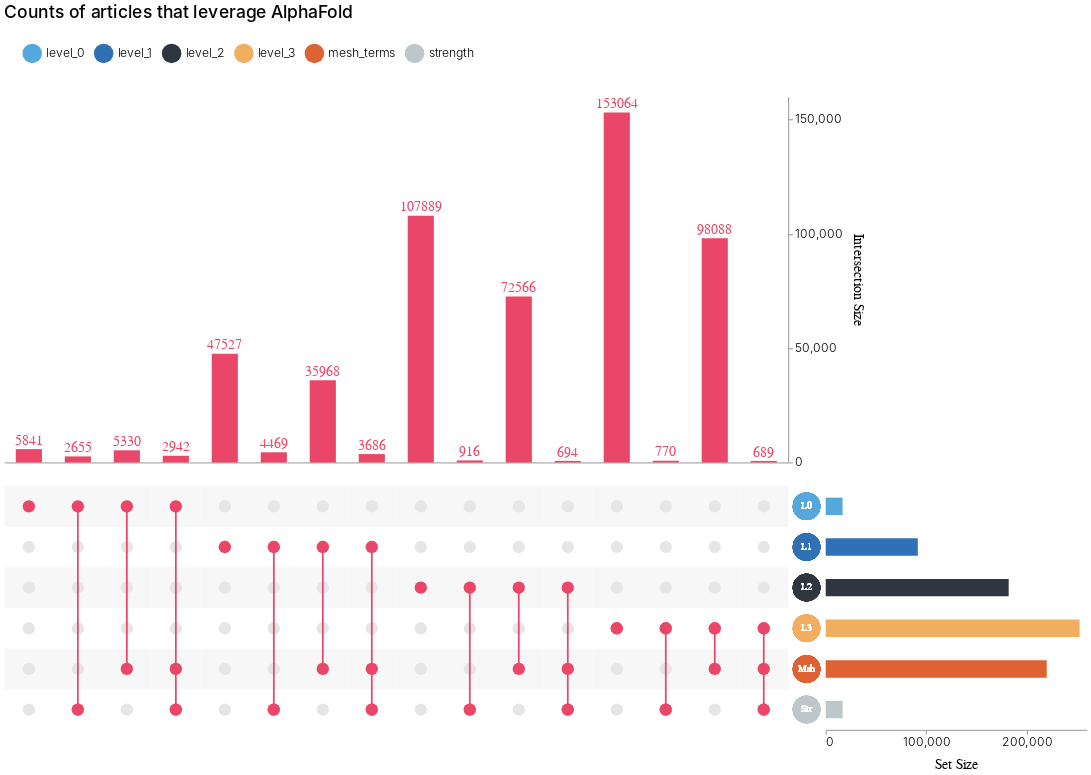

The notebook cell this image was saved under:
### Code cell
from plot_utils import UpSetAltair

af_upset_data = alphafold_oa_data.copy()

#  transform the level column, which currently takes values between 0 and 3, to four binary columns
#  for each level, where 1 indicates that the level is present in the row.
for i in range(4):
    af_upset_data[f"level_{i}"] = (af_upset_data["level"] == i).astype(int)

# also create 0 and 1 for whether mesh_terms are present
af_upset_data["mesh_terms"] = af_upset_data["mesh_terms"].notnull().astype(int)

# also do it for strength
af_upset_data["strength"] = af_upset_data["strength"].notnull().astype(int)

UpSetAltair(
    data=af_upset_data,
    title="Counts of articles that leverage AlphaFold",
    sets=["level_0", "level_1", "level_2", "level_3", "mesh_terms", "strength"],
    abbre=["L0", "L1", "L2", "L3", "Msh", "Str"],
    sort_by="degree",
    sort_order="levels",
)

### Figure 1 — Vega-Lite specification as saved in the notebook (floating-point values rounded to 4 significant figures)
{"config": {"view": {"continuousWidth": 400, "continuousHeight": 300, "stroke": null}, "axis": {"labelFontSize": 14, "labelFontWeight": 300, "titleFontSize": 16, "titleFontWeight": 400, "titlePadding": 10}, "concat": {"spacing": 0}, "legend": {"labelFontSize": 14, "labelFontWeight": 300, "orient": "top", "padding": 20, "symbolSize": 500.0, "symbolType": "circle", "titleFontSize": 16, "titleFontWeight": 400}, "title": {"anchor": "start", "fontSize": 18, "fontWeight": 400, "subtitlePadding": 10}}, "vconcat": [{"layer": [{"mark": {"type": "bar", "color": "#3A3A3A", "size": 30}, "encoding": {"color": {"condition": {"value": "#3A3A3A", "selection": {"not": "selector002"}}, "value": "#EA4667"}, "tooltip": [{"aggregate": "max", "field": "count", "title": "Cardinality", "type": "quantitative"}, {"field": "degree", "title": "Degree", "type": "quantitative"}], "x": {"axis": {"domain": true, "grid": false, "labels": false, "ticks": false}, "field": "intersection_id", "sort": null, "title": null, "type": "nominal"}, "y": {"aggregate": "max", "axis": {"grid": false, "orient": "right", "tickCount": 3}, "field": "count", "title": "Intersection Size", "type": "quantitative"}}, "height": 420.0, "selection": {"selector002": {"type": "single", "fields": ["intersection_id"], "on": "mouseover"}, "selector001": {"type": "multi", "fields": ["set"], "bind": "legend"}}, "transform": [{"filter": {"selection": "selector001"}}, {"pivot": "set", "value": "is_intersect", "groupby": ["intersection_id", "count"], "op": "max"}, {"aggregate": [{"op": "sum", "field": "count", "as": "count"}], "groupby": ["level_0", "level_1", "level_2", "level_3", "mesh_terms", "strength"]}, {"calculate": "(isDefined(datum['level_0']) ? datum['level_0'] : 0)+(isDefined(datum['level_1']) ? datum['level_1'] : 0)+(isDefined(datum['level_2']) ? datum['level_2'] : 0)+(isDefined(datum['level_3']) ? datum['level_3'] : 0)+(isDefined(datum['mesh_terms']) ? datum['mesh_terms'] : 0)+(isDefined(datum['strength']) ? datum['strength'] : 0)", "as": "degree"}, {"filter": "(datum['degree'] !== 0)"}, {"window": [{"op": "row_number", "field": "", "as": "intersection_id"}], "frame": [null, null]}, {"fold": ["level_0", "level_1", "level_2", "level_3", "mesh_terms", "strength"], "as": ["set", "is_intersect"]}, {"lookup": "set", "from": {"data": {"name": "data-cd98e494a604585702c3ff36c20b4a88"}, "key": "set", "fields": ["set_abbre"]}}, {"lookup": "set", "from": {"data": {"name": "data-c273c50cad6334645634813a40d06cde"}, "key": "set", "fields": ["set_order"]}}, {"filter": {"selection": "selector001"}}, {"window": [{"op": "distinct", "field": "set", "as": "set_order"}], "frame": [null, 0], "sort": [{"field": "set_order"}]}], "width": 900}, {"mark": {"type": "text", "color": "#3A3A3A", "dy": -10, "size": 16}, "encoding": {"color": {"condition": {"value": "#3A3A3A", "selection": {"not": "selector002"}}, "value": "#EA4667"}, "text": {"field": "count", "format": ".0f", "type": "quantitative"}, "tooltip": [{"aggregate": "max", "field": "count", "title": "Cardinality", "type": "quantitative"}, {"field": "degree", "title": "Degree", "type": "quantitative"}], "x": {"axis": {"domain": true, "grid": false, "labels": false, "ticks": false}, "field": "intersection_id", "sort": null, "title": null, "type": "nominal"}, "y": {"aggregate": "max", "axis": {"grid": false, "orient": "right", "tickCount": 3}, "field": "count", "title": "Intersection Size", "type": "quantitative"}}, "height": 420.0, "transform": [{"filter": {"selection": "selector001"}}, {"pivot": "set", "value": "is_intersect", "groupby": ["intersection_id", "count"], "op": "max"}, {"aggregate": [{"op": "sum", "field": "count", "as": "count"}], "groupby": ["level_0", "level_1", "level_2", "level_3", "mesh_terms", "strength"]}, {"calculate": "(isDefined(datum['level_0']) ? datum['level_0'] : 0)+(isDefined(datum['level_1']) ? datum['level_1'] : 0)+(isDefined(datum['level_2']) ? datum['level_2'] : 0)+(isDefined(datum['level_3']) ? datum['level_3'] : 0)+(isDefined(datum['mesh_terms']) ? datum['mesh_terms'] : 0)+(isDefined(datum['strength']) ? datum['strength'] : 0)", "as": "degree"}, {"filter": "(datum['degree'] !== 0)"}, {"window": [{"op": "row_number", "field": "", "as": "intersection_id"}], "frame": [null, null]}, {"fold": ["level_0", "level_1", "level_2", "level_3", "mesh_terms", "strength"], "as": ["set", "is_intersect"]}, {"lookup": "set", "from": {"data": {"name": "data-cd98e494a604585702c3ff36c20b4a88"}, "key": "set", "fields": ["set_abbre"]}}, {"lookup": "set", "from": {"data": {"name": "data-c273c50cad6334645634813a40d06cde"}, "key": "set", "fields": ["set_order"]}}, {"filter": {"selection": "selector001"}}, {"window": [{"op": "distinct", "field": "set", "as": "set_order"}], "frame": [null, 0], "sort": [{"field": "set_order"}]}], "width": 900}]}, {"hconcat": [{"layer": [{"mark": {"type": "circle", "opacity": 1, "size": 200}, "encoding": {"color": {"condition": {"value": "#3A3A3A", "selection": {"not": "selector002"}}, "value": "#EA4667"}, "tooltip": [{"aggregate": "max", "field": "count", "title": "Cardinality", "type": "quantitative"}, {"field": "degree", "title": "Degree", "type": "quantitative"}], "x": {"axis": {"domain": false, "grid": false, "labels": false, "ticks": false}, "field": "intersection_id", "sort": null, "title": null, "type": "nominal"}, "y": {"axis": {"domain": false, "grid": false, "labels": false, "ticks": false}, "field": "set_order", "title": null, "type": "nominal"}}, "height": 280.0, "selection": {"selector002": {"type": "single", "fields": ["intersection_id"], "on": "mouseover"}, "selector001": {"type": "multi", "fields": ["set"], "bind": "legend"}}, "transform": [{"filter": {"selection": "selector001"}}, {"pivot": "set", "value": "is_intersect", "groupby": ["intersection_id", "count"], "op": "max"}, {"aggregate": [{"op": "sum", "field": "count", "as": "count"}], "groupby": ["level_0", "level_1", "level_2", "level_3", "mesh_terms", "strength"]}, {"calculate": "(isDefined(datum['level_0']) ? datum['level_0'] : 0)+(isDefined(datum['level_1']) ? datum['level_1'] : 0)+(isDefined(datum['level_2']) ? datum['level_2'] : 0)+(isDefined(datum['level_3']) ? datum['level_3'] : 0)+(isDefined(datum['mesh_terms']) ? datum['mesh_terms'] : 0)+(isDefined(datum['strength']) ? datum['strength'] : 0)", "as": "degree"}, {"filter": "(datum['degree'] !== 0)"}, {"window": [{"op": "row_number", "field": "", "as": "intersection_id"}], "frame": [null, null]}, {"fold": ["level_0", "level_1", "level_2", "level_3", "mesh_terms", "strength"], "as": ["set", "is_intersect"]}, {"lookup": "set", "from": {"data": {"name": "data-cd98e494a604585702c3ff36c20b4a88"}, "key": "set", "fields": ["set_abbre"]}}, {"lookup": "set", "from": {"data": {"name": "data-c273c50cad6334645634813a40d06cde"}, "key": "set", "fields": ["set_order"]}}, {"filter": {"selection": "selector001"}}, {"window": [{"op": "distinct", "field": "set", "as": "set_order"}], "frame": [null, 0], "sort": [{"field": "set_order"}]}, {"filter": "(datum['is_intersect'] === 1)"}], "width": 900}, {"mark": "rect", "encoding": {"color": {"value": "#F7F7F7"}, "tooltip": [{"aggregate": "max", "field": "count", "title": "Cardinality", "type": "quantitative"}, {"field": "degree", "title": "Degree", "type": "quantitative"}], "x": {"axis": {"domain": false, "grid": false, "labels": false, "ticks": false}, "field": "intersection_id", "sort": null, "title": null, "type": "nominal"}, "y": {"axis": {"domain": false, "grid": false, "labels": false, "ticks": false}, "field": "set_order", "title": null, "type": "nominal"}}, "height": 280.0, "transform": [{"filter": {"selection": "selector001"}}, {"pivot": "set", "value": "is_intersect", "groupby": ["intersection_id", "count"], "op": "max"}, {"aggregate": [{"op": "sum", "field": "count", "as": "count"}], "groupby": ["level_0", "level_1", "level_2", "level_3", "mesh_terms", "strength"]}, {"calculate": "(isDefined(datum['level_0']) ? datum['level_0'] : 0)+(isDefined(datum['level_1']) ? datum['level_1'] : 0)+(isDefined(datum['level_2']) ? datum['level_2'] : 0)+(isDefined(datum['level_3']) ? datum['level_3'] : 0)+(isDefined(datum['mesh_terms']) ? datum['mesh_terms'] : 0)+(isDefined(datum['strength']) ? datum['strength'] : 0)", "as": "degree"}, {"filter": "(datum['degree'] !== 0)"}, {"window": [{"op": "row_number", "field": "", "as": "intersection_id"}], "frame": [null, null]}, {"fold": ["level_0", "level_1", "level_2", "level_3", "mesh_terms", "strength"], "as": ["set", "is_intersect"]}, {"lookup": "set", "from": {"data": {"name": "data-cd98e494a604585702c3ff36c20b4a88"}, "key": "set", "fields": ["set_abbre"]}}, {"lookup": "set", "from": {"data": {"name": "data-c273c50cad6334645634813a40d06cde"}, "key": "set", "fields": ["set_order"]}}, {"filter": {"selection": "selector001"}}, {"window": [{"op": "distinct", "field": "set", "as": "set_order"}], "frame": [null, 0], "sort": [{"field": "set_order"}]}, {"filter": "((datum['set_order'] % 2) === 1)"}], "width": 900}, {"mark": {"type": "circle", "opacity": 1, "size": 200}, "encoding": {"color": {"value": "#E6E6E6"}, "tooltip": [{"aggregate": "max", "field": "count", "title": "Cardinality", "type": "quantitative"}, {"field": "degree", "title": "Degree", "type": "quantitative"}], "x": {"axis": {"domain": false, "grid": false, "labels": false, "ticks": false}, "field": "intersection_id", "sort": null, "title": null, "type": "nominal"}, "y": {"axis": {"domain": false, "grid": false, "labels": false, "ticks": false}, "field": "set_order", "title": null, "type": "nominal"}}, "height": 280.0, "transform": [{"filter": {"selection": "selector001"}}, {"pivot": "set", "value": "is_intersect", "groupby": ["intersection_id", "count"], "op": "max"}, {"aggregate": [{"op": "sum", "field": "count", "as": "count"}], "groupby": ["level_0", "level_1", "level_2", "level_3", "mesh_terms", "strength"]}, {"calculate": "(isDefined(datum['level_0']) ? datum['level_0'] : 0)+(isDefined(datum['level_1']) ? datum['level_1'] : 0)+(isDefined(datum['level_2']) ? datum['level_2'] : 0)+(isDefined(datum['level_3']) ? datum['level_3'] : 0)+(isDefined(datum['mesh_terms']) ? datum['mesh_terms'] : 0)+(isDefined(datum['strength']) ? datum['strength'] : 0)", "as": "degree"}, {"filter": "(datum['degree'] !== 0)"}, {"window": [{"op": "row_number", "field": "", "as": "intersection_id"}], "frame": [null, null]}, {"fold": ["level_0", "level_1", "level_2", "level_3", "mesh_terms", "strength"], "as": ["set", "is_intersect"]}, {"lookup": "set", "from": {"data": {"name": "data-cd98e494a604585702c3ff36c20b4a88"}, "key": "set", "fields": ["set_abbre"]}}, {"lookup": "set", "from": {"data": {"name": "data-c273c50cad6334645634813a40d06cde"}, "key": "set", "fields": ["set_order"]}}, {"filter": {"selection": "selector001"}}, {"window": [{"op": "distinct", "field": "set", "as": "set_order"}], "frame": [null, 0], "sort": [{"field": "set_order"}]}], "width": 900}, {"mark": {"type": "bar", "color": "#3A3A3A", "size": 2}, "encoding": {"color": {"condition": {"value": "#3A3A3A", "selection": {"not": "selector002"}}, "value": "#EA4667"}, "tooltip": [{"aggregate": "max", "field": "count", "title": "Cardinality", "type": "quantitative"}, {"field": "degree", "title": "Degree", "type": "quantitative"}], "x": {"axis": {"domain": true, "grid": false, "labels": false, "ticks": false}, "field": "intersection_id", "sort": null, "title": null, "type": "nominal"}, "y": {"aggregate": "min", "field": "set_order", "type": "nominal"}, "y2": {"aggregate": "max", "field": "set_order"}}, "height": 420.0, "transform": [{"filter": {"selection": "selector001"}}, {"pivot": "set", "value": "is_intersect", "groupby": ["intersection_id", "count"], "op": "max"}, {"aggregate": [{"op": "sum", "field": "count", "as": "count"}], "groupby": ["level_0", "level_1", "level_2", "level_3", "mesh_terms", "strength"]}, {"calculate": "(isDefined(datum['level_0']) ? datum['level_0'] : 0)+(isDefined(datum['level_1']) ? datum['level_1'] : 0)+(isDefined(datum['level_2']) ? datum['level_2'] : 0)+(isDefined(datum['level_3']) ? datum['level_3'] : 0)+(isDefined(datum['mesh_terms']) ? datum['mesh_terms'] : 0)+(isDefined(datum['strength']) ? datum['strength'] : 0)", "as": "degree"}, {"filter": "(datum['degree'] !== 0)"}, {"window": [{"op": "row_number", "field": "", "as": "intersection_id"}], "frame": [null, null]}, {"fold": ["level_0", "level_1", "level_2", "level_3", "mesh_terms", "strength"], "as": ["set", "is_intersect"]}, {"lookup": "set", "from": {"data": {"name": "data-cd98e494a604585702c3ff36c20b4a88"}, "key": "set", "fields": ["set_abbre"]}}, {"lookup": "set", "from": {"data": {"name": "data-c273c50cad6334645634813a40d06cde"}, "key": "set", "fields": ["set_order"]}}, {"filter": {"selection": "selector001"}}, {"window": [{"op": "distinct", "field": "set", "as": "set_order"}], "frame": [null, 0], "sort": [{"field": "set_order"}]}, {"filter": "(datum['is_intersect'] === 1)"}], "width": 900}, {"mark": {"type": "circle", "opacity": 1, "size": 200}, "encoding": {"color": {"condition": {"value": "#3A3A3A", "selection": {"not": "selector002"}}, "value": "#EA4667"}, "tooltip": [{"aggregate": "max", "field": "count", "title": "Cardinality", "type": "quantitative"}, {"field": "degree", "title": "Degree", "type": "quantitative"}], "x": {"axis": {"domain": false, "grid": false, "labels": false, "ticks": false}, "field": "intersection_id", "sort": null, "title": null, "type": "nominal"}, "y": {"axis": {"domain": false, "grid": false, "labels": false, "ticks": false}, "field": "set_order", "title": null, "type": "nominal"}}, "height": 280.0, "transform": [{"filter": {"selection": "selector001"}}, {"pivot": "set", "value": "is_intersect", "groupby": ["intersection_id", "count"], "op": "max"}, {"aggregate": [{"op": "sum", "field": "count", "as": "count"}], "groupby": ["level_0", "level_1", "level_2", "level_3", "mesh_terms", "strength"]}, {"calculate": "(isDefined(datum['level_0']) ? datum['level_0'] : 0)+(isDefined(datum['level_1']) ? datum['level_1'] : 0)+(isDefined(datum['level_2']) ? datum['level_2'] : 0)+(isDefined(datum['level_3']) ? datum['level_3'] : 0)+(isDefined(datum['mesh_terms']) ? datum['mesh_terms'] : 0)+(isDefined(datum['strength']) ? datum['strength'] : 0)", "as": "degree"}, {"filter": "(datum['degree'] !== 0)"}, {"window": [{"op": "row_number", "field": "", "as": "intersection_id"}], "frame": [null, null]}, {"fold": ["level_0", "level_1", "level_2", "level_3", "mesh_terms", "strength"], "as": ["set", "is_intersect"]}, {"lookup": "set", "from": {"data": {"name": "data-cd98e494a604585702c3ff36c20b4a88"}, "key": "set", "fields": ["set_abbre"]}}, {"lookup": "set", "from": {"data": {"name": "data-c273c50cad6334645634813a40d06cde"}, "key": "set", "fields": ["set_order"]}}, {"filter": {"selection": "selector001"}}, {"window": [{"op": "distinct", "field": "set", "as": "set_order"}], "frame": [null, 0], "sort": [{"field": "set_order"}]}, {"filter": "(datum['is_intersect'] === 1)"}], "width": 900}]}, {"layer": [{"mark": {"type": "circle", "size": 1000}, "encoding": {"color": {"field": "set", "scale": {"domain": ["level_0", "level_1", "level_2", "level_3", "mesh_terms", "strength"], "range": ["#55A8DB", "#3070B5", "#30363F", "#F1AD60", "#DF6234", "#BDC6CA"]}, "title": null, "type": "nominal"}, "opacity": {"value": 1}, "y": {"axis": {"domain": false, "grid": false, "labels": false, "ticks": false}, "field": "set_order", "title": null, "type": "nominal"}}, "selection": {"selector001": {"type": "multi", "fields": ["set"], "bind": "legend"}}, "transform": [{"filter": {"selection": "selector001"}}, {"pivot": "set", "value": "is_intersect", "groupby": ["intersection_id", "count"], "op": "max"}, {"aggregate": [{"op": "sum", "field": "count", "as": "count"}], "groupby": ["level_0", "level_1", "level_2", "level_3", "mesh_terms", "strength"]}, {"calculate": "(isDefined(datum['level_0']) ? datum['level_0'] : 0)+(isDefined(datum['level_1']) ? datum['level_1'] : 0)+(isDefined(datum['level_2']) ? datum['level_2'] : 0)+(isDefined(datum['level_3']) ? datum['level_3'] : 0)+(isDefined(datum['mesh_terms']) ? datum['mesh_terms'] : 0)+(isDefined(datum['strength']) ? datum['strength'] : 0)", "as": "degree"}, {"filter": "(datum['degree'] !== 0)"}, {"window": [{"op": "row_number", "field": "", "as": "intersection_id"}], "frame": [null, null]}, {"fold": ["level_0", "level_1", "level_2", "level_3", "mesh_terms", "strength"], "as": ["set", "is_intersect"]}, {"lookup": "set", "from": {"data": {"name": "data-cd98e494a604585702c3ff36c20b4a88"}, "key": "set", "fields": ["set_abbre"]}}, {"lookup": "set", "from": {"data": {"name": "data-c273c50cad6334645634813a40d06cde"}, "key": "set", "fields": ["set_order"]}}, {"filter": {"selection": "selector001"}}, {"window": [{"op": "distinct", "field": "set", "as": "set_order"}], "frame": [null, 0], "sort": [{"field": "set_order"}]}]}, {"mark": {"type": "text", "align": "center"}, "encoding": {"color": {"value": "white"}, "opacity": {"value": 1}, "text": {"field": "set_abbre", "type": "nominal"}, "y": {"axis": {"domain": false, "grid": false, "labels": false, "ticks": false}, "field": "set_order", "title": null, "type": "nominal"}}, "transform": [{"filter": {"selection": "selector001"}}, {"pivot": "set", "value": "is_intersect", "groupby": ["intersection_id", "count"], "op": "max"}, {"aggregate": [{"op": "sum", "field": "count", "as": "count"}], "groupby": ["level_0", "level_1", "level_2", "level_3", "mesh_terms", "strength"]}, {"calculate": "(isDefined(datum['level_0']) ? datum['level_0'] : 0)+(isDefined(datum['level_1']) ? datum['level_1'] : 0)+(isDefined(datum['level_2']) ? datum['level_2'] : 0)+(isDefined(datum['level_3']) ? datum['level_3'] : 0)+(isDefined(datum['mesh_terms']) ? datum['mesh_terms'] : 0)+(isDefined(datum['strength']) ? datum['strength'] : 0)", "as": "degree"}, {"filter": "(datum['degree'] !== 0)"}, {"window": [{"op": "row_number", "field": "", "as": "intersection_id"}], "frame": [null, null]}, {"fold": ["level_0", "level_1", "level_2", "level_3", "mesh_terms", "strength"], "as": ["set", "is_intersect"]}, {"lookup": "set", "from": {"data": {"name": "data-cd98e494a604585702c3ff36c20b4a88"}, "key": "set", "fields": ["set_abbre"]}}, {"lookup": "set", "from": {"data": {"name": "data-c273c50cad6334645634813a40d06cde"}, "key": "set", "fields": ["set_order"]}}, {"filter": {"selection": "selector001"}}, {"window": [{"op": "distinct", "field": "set", "as": "set_order"}], "frame": [null, 0], "sort": [{"field": "set_order"}]}]}]}, {"mark": {"type": "bar", "size": 20}, "encoding": {"color": {"field": "set", "scale": {"domain": ["level_0", "level_1", "level_2", "level_3", "mesh_terms", "strength"], "range": ["#55A8DB", "#3070B5", "#30363F", "#F1AD60", "#DF6234", "#BDC6CA"]}, "title": null, "type": "nominal"}, "opacity": {"value": 1}, "x": {"aggregate": "sum", "axis": {"grid": false, "tickCount": 3}, "field": "count", "title": "Set Size", "type": "quantitative"}, "y": {"axis": {"domain": false, "grid": false, "labels": false, "ticks": false}, "field": "set_order", "title": null, "type": "nominal"}}, "selection": {"selector001": {"type": "multi", "fields": ["set"], "bind": "legend"}}, "transform": [{"filter": {"selection": "selector001"}}, {"pivot": "set", "value": "is_intersect", "groupby": ["intersection_id", "count"], "op": "max"}, {"aggregate": [{"op": "sum", "field": "count", "as": "count"}], "groupby": ["level_0", "level_1", "level_2", "level_3", "mesh_terms", "strength"]}, {"calculate": "(isDefined(datum['level_0']) ? datum['level_0'] : 0)+(isDefined(datum['level_1']) ? datum['level_1'] : 0)+(isDefined(datum['level_2']) ? datum['level_2'] : 0)+(isDefined(datum['level_3']) ? datum['level_3'] : 0)+(isDefined(datum['mesh_terms']) ? datum['mesh_terms'] : 0)+(isDefined(datum['strength']) ? datum['strength'] : 0)", "as": "degree"}, {"filter": "(datum['degree'] !== 0)"}, {"window": [{"op": "row_number", "field": "", "as": "intersection_id"}], "frame": [null, null]}, {"fold": ["level_0", "level_1", "level_2", "level_3", "mesh_terms", "strength"], "as": ["set", "is_intersect"]}, {"lookup": "set", "from": {"data": {"name": "data-cd98e494a604585702c3ff36c20b4a88"}, "key": "set", "fields": ["set_abbre"]}}, {"lookup": "set", "from": {"data": {"name": "data-c273c50cad6334645634813a40d06cde"}, "key": "set", "fields": ["set_order"]}}, {"filter": {"selection": "selector001"}}, {"window": [{"op": "distinct", "field": "set", "as": "set_order"}], "frame": [null, 0], "sort": [{"field": "set_order"}]}, {"filter": "(datum['is_intersect'] === 1)"}], "width": 300}], "resolve": {"scale": {"y": "shared"}}, "spacing": 5}], "data": {"name": "data-b383a4bb19ad47c49d0df8748add56d0"}, "spacing": 20, "title": {"text": "Counts of articles that leverage AlphaFold", "subtitle": "", "fontSize": 20, "fontWeight": 500, "subtitleColor": "#3A3A3A", "subtitleFontSize": 14}, "$schema": "https://vega.github.io/schema/vega-lite/v4.17.0.json", "datasets": {"data-b383a4bb19ad47c49d0df8748add56d0": [{"intersection_id": 12, "count": 5841, "degree": 1, "set": "level_0", "is_intersect": 1}, {"intersection_id": 13, "count": 2655, "degree": 2, "set": "level_0", "is_intersect": 1}, {"intersection_id": 14, "count": 5330, "degree": 2, "set": "level_0", "is_intersect": 1}, {"intersection_id": 15, "count": 2942, "degree": 3, "set": "level_0", "is_intersect": 1}, {"intersection_id": 8, "count": 47527, "degree": 1, "set": "level_0", "is_intersect": 0}, {"intersection_id": 9, "count": 4469, "degree": 2, "set": "level_0", "is_intersect": 0}, {"intersection_id": 10, "count": 35968, "degree": 2, "set": "level_0", "is_intersect": 0}, {"intersection_id": 11, "count": 3686, "degree": 3, "set": "level_0", "is_intersect": 0}, {"intersection_id": 4, "count": 107889, "degree": 1, "set": "level_0", "is_intersect": 0}, {"intersection_id": 5, "count": 916, "degree": 2, "set": "level_0", "is_intersect": 0}, {"intersection_id": 6, "count": 72566, "degree": 2, "set": "level_0", "is_intersect": 0}, {"intersection_id": 7, "count": 694, "degree": 3, "set": "level_0", "is_intersect": 0}, {"intersection_id": 0, "count": 153064, "degree": 1, "set": "level_0", "is_intersect": 0}, {"intersection_id": 1, "count": 770, "degree": 2, "set": "level_0", "is_intersect": 0}, {"intersection_id": 2, "count": 98088, "degree": 2, "set": "level_0", "is_intersect": 0}, {"intersection_id": 3, "count": 689, "degree": 3, "set": "level_0", "is_intersect": 0}, {"intersection_id": 12, "count": 5841, "degree": 1, "set": "level_1", "is_intersect": 0}, {"intersection_id": 13, "count": 2655, "degree": 2, "set": "level_1", "is_intersect": 0}, {"intersection_id": 14, "count": 5330, "degree": 2, "set": "level_1", "is_intersect": 0}, {"intersection_id": 15, "count": 2942, "degree": 3, "set": "level_1", "is_intersect": 0}, {"intersection_id": 8, "count": 47527, "degree": 1, "set": "level_1", "is_intersect": 1}, {"intersection_id": 9, "count": 4469, "degree": 2, "set": "level_1", "is_intersect": 1}, {"intersection_id": 10, "count": 35968, "degree": 2, "set": "level_1", "is_intersect": 1}, {"intersection_id": 11, "count": 3686, "degree": 3, "set": "level_1", "is_intersect": 1}, {"intersection_id": 4, "count": 107889, "degree": 1, "set": "level_1", "is_intersect": 0}, {"intersection_id": 5, "count": 916, "degree": 2, "set": "level_1", "is_intersect": 0}, {"intersection_id": 6, "count": 72566, "degree": 2, "set": "level_1", "is_intersect": 0}, {"intersection_id": 7, "count": 694, "degree": 3, "set": "level_1", "is_intersect": 0}, {"intersection_id": 0, "count": 153064, "degree": 1, "set": "level_1", "is_intersect": 0}, {"intersection_id": 1, "count": 770, "degree": 2, "set": "level_1", "is_intersect": 0}, {"intersection_id": 2, "count": 98088, "degree": 2, "set": "level_1", "is_intersect": 0}, {"intersection_id": 3, "count": 689, "degree": 3, "set": "level_1", "is_intersect": 0}, {"intersection_id": 12, "count": 5841, "degree": 1, "set": "level_2", "is_intersect": 0}, {"intersection_id": 13, "count": 2655, "degree": 2, "set": "level_2", "is_intersect": 0}, {"intersection_id": 14, "count": 5330, "degree": 2, "set": "level_2", "is_intersect": 0}, {"intersection_id": 15, "count": 2942, "degree": 3, "set": "level_2", "is_intersect": 0}, {"intersection_id": 8, "count": 47527, "degree": 1, "set": "level_2", "is_intersect": 0}, {"intersection_id": 9, "count": 4469, "degree": 2, "set": "level_2", "is_intersect": 0}, {"intersection_id": 10, "count": 35968, "degree": 2, "set": "level_2", "is_intersect": 0}, {"intersection_id": 11, "count": 3686, "degree": 3, "set": "level_2", "is_intersect": 0}, {"intersection_id": 4, "count": 107889, "degree": 1, "set": "level_2", "is_intersect": 1}, {"intersection_id": 5, "count": 916, "degree": 2, "set": "level_2", "is_intersect": 1}, {"intersection_id": 6, "count": 72566, "degree": 2, "set": "level_2", "is_intersect": 1}, {"intersection_id": 7, "count": 694, "degree": 3, "set": "level_2", "is_intersect": 1}, {"intersection_id": 0, "count": 153064, "degree": 1, "set": "level_2", "is_intersect": 0}, {"intersection_id": 1, "count": 770, "degree": 2, "set": "level_2", "is_intersect": 0}, {"intersection_id": 2, "count": 98088, "degree": 2, "set": "level_2", "is_intersect": 0}, {"intersection_id": 3, "count": 689, "degree": 3, "set": "level_2", "is_intersect": 0}, {"intersection_id": 12, "count": 5841, "degree": 1, "set": "level_3", "is_intersect": 0}, {"intersection_id": 13, "count": 2655, "degree": 2, "set": "level_3", "is_intersect": 0}, {"intersection_id": 14, "count": 5330, "degree": 2, "set": "level_3", "is_intersect": 0}, {"intersection_id": 15, "count": 2942, "degree": 3, "set": "level_3", "is_intersect": 0}, {"intersection_id": 8, "count": 47527, "degree": 1, "set": "level_3", "is_intersect": 0}, {"intersection_id": 9, "count": 4469, "degree": 2, "set": "level_3", "is_intersect": 0}, {"intersection_id": 10, "count": 35968, "degree": 2, "set": "level_3", "is_intersect": 0}, {"intersection_id": 11, "count": 3686, "degree": 3, "set": "level_3", "is_intersect": 0}, {"intersection_id": 4, "count": 107889, "degree": 1, "set": "level_3", "is_intersect": 0}, {"intersection_id": 5, "count": 916, "degree": 2, "set": "level_3", "is_intersect": 0}, {"intersection_id": 6, "count": 72566, "degree": 2, "set": "level_3", "is_intersect": 0}, {"intersection_id": 7, "count": 694, "degree": 3, "set": "level_3", "is_intersect": 0}, {"intersection_id": 0, "count": 153064, "degree": 1, "set": "level_3", "is_intersect": 1}, {"intersection_id": 1, "count": 770, "degree": 2, "set": "level_3", "is_intersect": 1}, {"intersection_id": 2, "count": 98088, "degree": 2, "set": "level_3", "is_intersect": 1}, {"intersection_id": 3, "count": 689, "degree": 3, "set": "level_3", "is_intersect": 1}, {"intersection_id": 12, "count": 5841, "degree": 1, "set": "mesh_terms", "is_intersect": 0}, {"intersection_id": 13, "count": 2655, "degree": 2, "set": "mesh_terms", "is_intersect": 0}, {"intersection_id": 14, "count": 5330, "degree": 2, "set": "mesh_terms", "is_intersect": 1}, {"intersection_id": 15, "count": 2942, "degree": 3, "set": "mesh_terms", "is_intersect": 1}, {"intersection_id": 8, "count": 47527, "degree": 1, "set": "mesh_terms", "is_intersect": 0}, {"intersection_id": 9, "count": 4469, "degree": 2, "set": "mesh_terms", "is_intersect": 0}, {"intersection_id": 10, "count": 35968, "degree": 2, "set": "mesh_terms", "is_intersect": 1}, {"intersection_id": 11, "count": 3686, "degree": 3, "set": "mesh_terms", "is_intersect": 1}, {"intersection_id": 4, "count": 107889, "degree": 1, "set": "mesh_terms", "is_intersect": 0}, {"intersection_id": 5, "count": 916, "degree": 2, "set": "mesh_terms", "is_intersect": 0}, {"intersection_id": 6, "count": 72566, "degree": 2, "set": "mesh_terms", "is_intersect": 1}, {"intersection_id": 7, "count": 694, "degree": 3, "set": "mesh_terms", "is_intersect": 1}, {"intersection_id": 0, "count": 153064, "degree": 1, "set": "mesh_terms", "is_intersect": 0}, {"intersection_id": 1, "count": 770, "degree": 2, "set": "mesh_terms", "is_intersect": 0}, {"intersection_id": 2, "count": 98088, "degree": 2, "set": "mesh_terms", "is_intersect": 1}, {"intersection_id": 3, "count": 689, "degree": 3, "set": "mesh_terms", "is_intersect": 1}, {"intersection_id": 12, "count": 5841, "degree": 1, "set": "strength", "is_intersect": 0}, {"intersection_id": 13, "count": 2655, "degree": 2, "set": "strength", "is_intersect": 1}, {"intersection_id": 14, "count": 5330, "degree": 2, "set": "strength", "is_intersect": 0}, {"intersection_id": 15, "count": 2942, "degree": 3, "set": "strength", "is_intersect": 1}, {"intersection_id": 8, "count": 47527, "degree": 1, "set": "strength", "is_intersect": 0}, {"intersection_id": 9, "count": 4469, "degree": 2, "set": "strength", "is_intersect": 1}, {"intersection_id": 10, "count": 35968, "degree": 2, "set": "strength", "is_intersect": 0}, {"intersection_id": 11, "count": 3686, "degree": 3, "set": "strength", "is_intersect": 1}, {"intersection_id": 4, "count": 107889, "degree": 1, "set": "strength", "is_intersect": 0}, {"intersection_id": 5, "count": 916, "degree": 2, "set": "strength", "is_intersect": 1}, {"intersection_id": 6, "count": 72566, "degree": 2, "set": "strength", "is_intersect": 0}, {"intersection_id": 7, "count": 694, "degree": 3, "set": "strength", "is_intersect": 1}, {"intersection_id": 0, "count": 153064, "degree": 1, "set": "strength", "is_intersect": 0}, {"intersection_id": 1, "count": 770, "degree": 2, "set": "strength", "is_intersect": 1}, {"intersection_id": 2, "count": 98088, "degree": 2, "set": "strength", "is_intersect": 0}, {"intersection_id": 3, "count": 689, "degree": 3, "set": "strength", "is_intersect": 1}], "data-cd98e494a604585702c3ff36c20b4a88": [{"set": "level_0", "set_abbre": "L0"}, {"set": "level_1", "set_abbre": "L1"}, {"set": "level_2", "set_abbre": "L2"}, {"set": "level_3", "set_abbre": "L3"}, {"set": "mesh_terms", "set_abbre": "Msh"}, {"set": "strength", "set_abbre": "Str"}], "data-c273c50cad6334645634813a40d06cde": [{"set": "level_0", "set_order": 1}, {"set": "level_1", "set_order": 2}, {"set": "level_2", "set_order": 3}, {"set": "level_3", "set_order": 4}, {"set": "mesh_terms", "set_order": 5}, {"set": "strength", "set_order": 6}]}}
